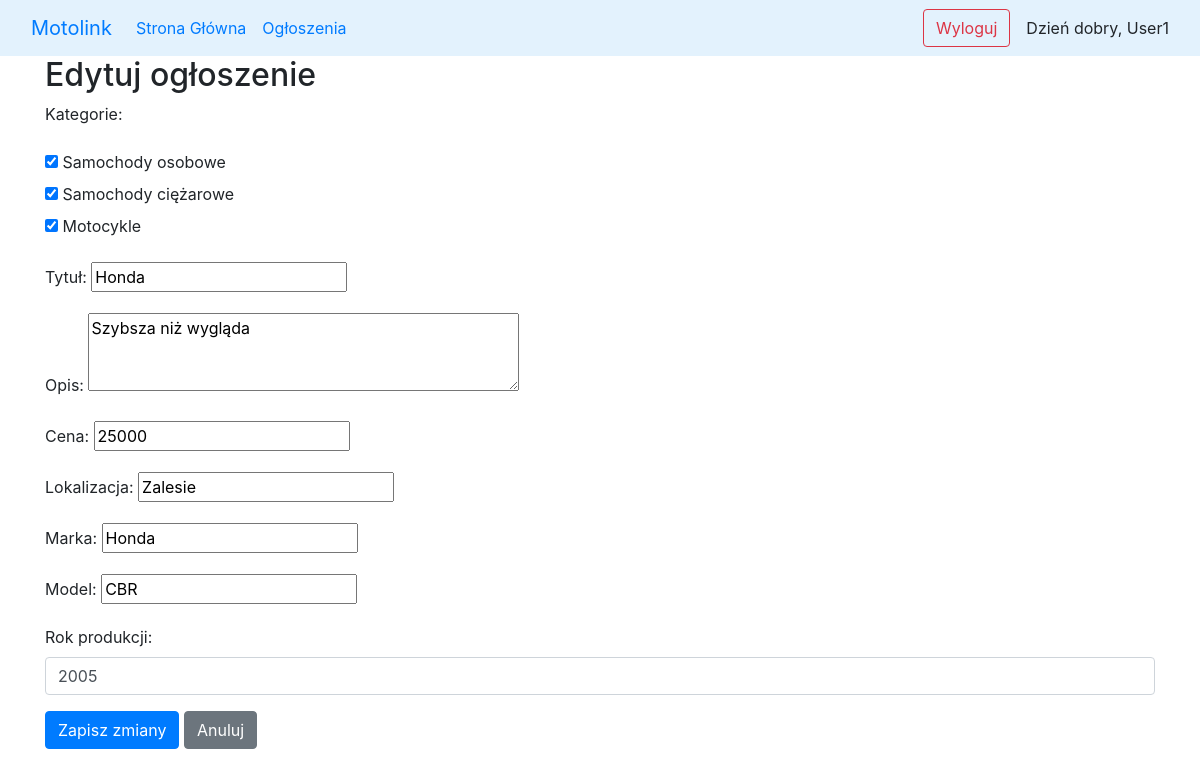
The page /myapp/announcements/3/edit/ (signed in) on the database as committed earlier.
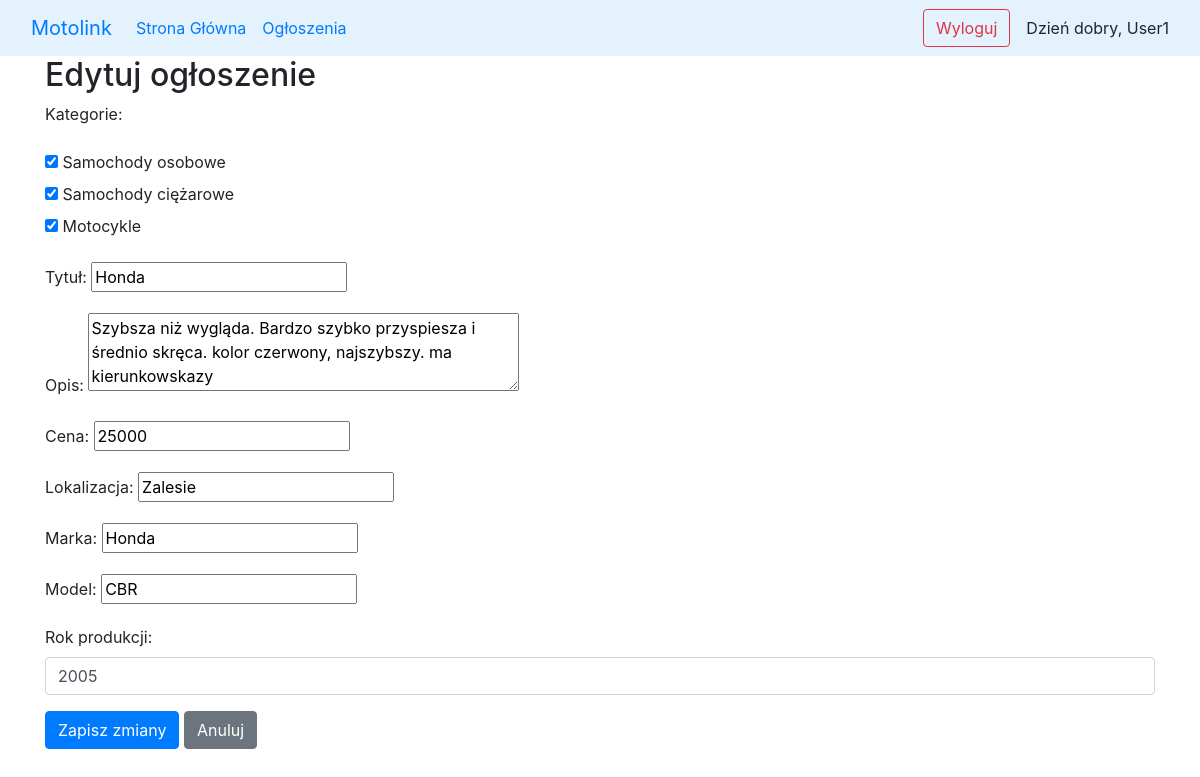
The same page on the database as committed later.
### myapp/models.py (models this page shows, shortened)
class Announcement(models.Model):
    title = models.CharField(max_length=200)
    description = models.TextField()
    price = models.PositiveIntegerField()
    location = models.CharField(max_length=100)
    brand = models.CharField(max_length=50)
    model = models.CharField(max_length=50)
    production_year = models.PositiveIntegerField()
    date_added = models.DateTimeField(default=timezone.now)
    user = models.ForeignKey(
        CustomUser,
        on_delete=models.CASCADE,
        related_name='announcements'
    )
    categories = models.ManyToManyField(
        Category,
        through='AnnouncementCategory',
        related_name='announcements'
    )

### myapp/views.py (the view)
# urls.py: path('announcements/<int:pk>/edit/', views.edit_announcement, name='edit_announcement')
@login_required
def edit_announcement(request, pk):
    announcement = get_object_or_404(Announcement, pk=pk)
    if not (request.user == announcement.user or request.user.is_superuser):
        return redirect('announcements')
    if request.method == 'POST':
        form = AnnouncementForm(request.POST, instance=announcement)
        if form.is_valid():
            form.save()
            return redirect('announcement_detail', pk=announcement.pk)
    else:
        form = AnnouncementForm(instance=announcement)
    return render(request, 'announcements/edit/edit_announcement.html', {'form': form, 'announcement': announcement})

### myapp/forms.py (shortened to what this page needs)
class AnnouncementForm(forms.ModelForm):
    categories = forms.ModelMultipleChoiceField(
        queryset=Category.objects.all(),
        widget=forms.CheckboxSelectMultiple,
        label="Kategorie"
    )
    class Meta:
        model = Announcement
        fields = [
            'categories', 'title', 'description', 'price', 'location',
            'brand', 'model', 'production_year'
        ]
        labels = {
            'title': 'Tytuł',
            'description': 'Opis',
            'price': 'Cena',
            'location': 'Lokalizacja',
            'brand': 'Marka',
            'model': 'Model',
            'production_year': 'Rok produkcji',
        }
        widgets = {
            'description': forms.Textarea(attrs={'rows': 3}),
            'production_year': forms.NumberInput(attrs={
                'min': 1930,
                'max': 2025,
                'class': 'form-control'
            }),
            'price': forms.NumberInput(attrs={
                'min': 1,
            }),
        }

### myapp/models.py (called while the page is built)
    def __str__(self): return self.name

### myapp/templates/announcements/edit/edit_announcement.html (shortened to what this page needs)
{% extends 'base.html' %}
{% block content %}
<h2>Edytuj ogłoszenie</h2>
<form method="post">
    {{ form.as_p }}
    <button type="submit" class="btn btn-primary">Zapisz zmiany</button>
    <a href="{% url 'announcements' %}" class="btn btn-secondary">Anuluj</a>
</form>
{% endblock %}

Rows that differ between the two databases and show on the page:
changed Announcement "Honda": description "Szybsza niż wygląda" → "Szybsza niż wygląda. Bardzo szybko przyspiesza i średnio skręca. kolor czerwony, najszybszy. ma kierunkowskazy"
